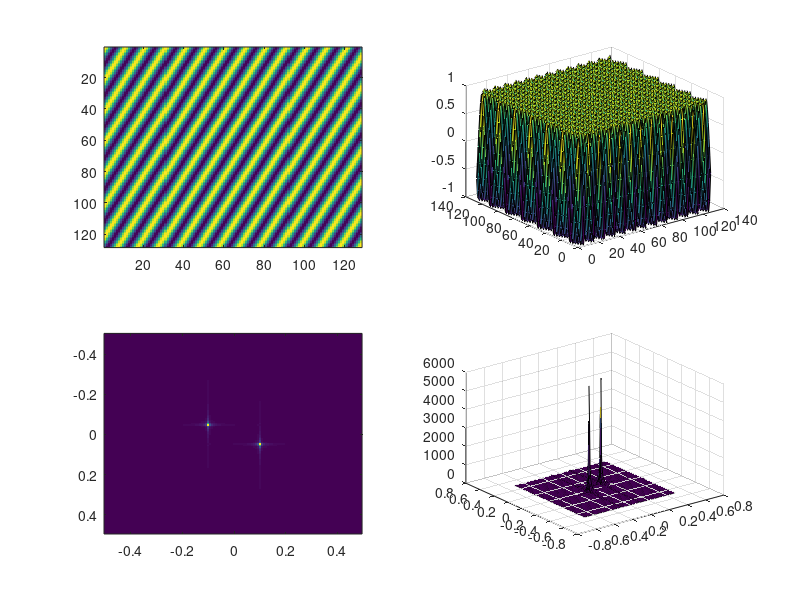

Reproduce this figure in MATLAB.
clear all
close all

u0r=0.05;
v0r=0.1;
Mmax=128;

[M,N]=meshgrid(0:Mmax-1);
s=cos(2*pi*u0r*N+2*pi*v0r*M);

figure
%colormap(gray(256))

subplot(2,2,1), imagesc(s), 
subplot(2,2,2), surf(s)

S=fft2(s);
u=linspace(-1/2,1/2-1/Mmax,Mmax);
v=linspace(-1/2,1/2-1/Mmax,Mmax);

subplot(2,2,3), imagesc(u,v,abs(fftshift(S)))
subplot(2,2,4), surf(u,v,abs(fftshift(S)))
